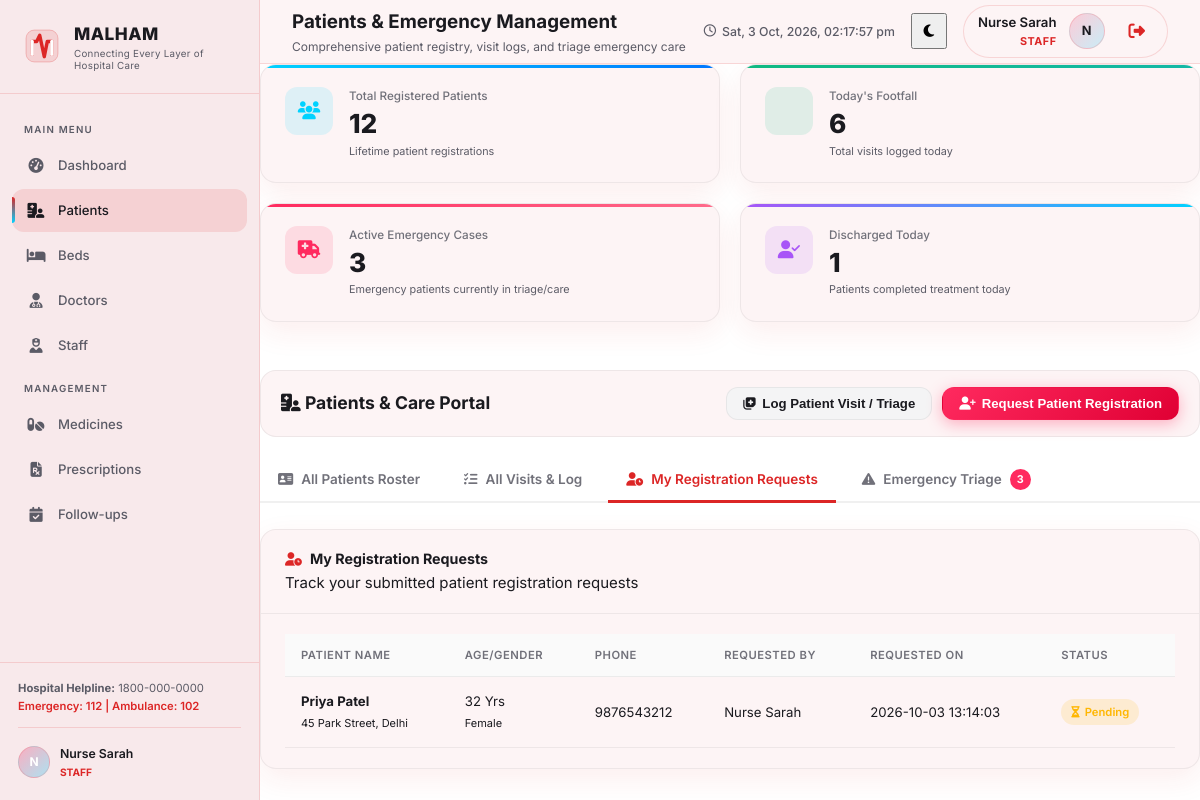
Before: /patients?tab=pending (signed in) with the older database file.
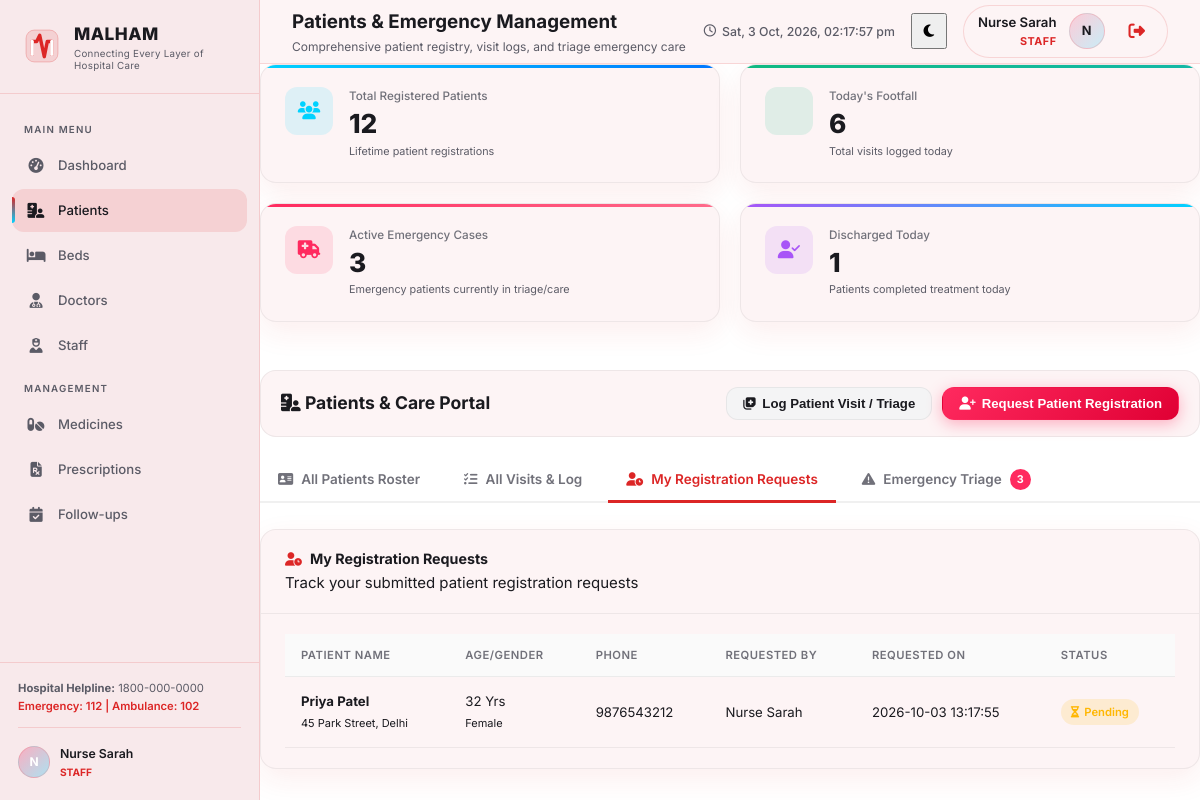
After: the same page with the newer database file.
### tables this page shows
CREATE TABLE patient_registrations (
            id                    INTEGER PRIMARY KEY AUTOINCREMENT,
            name                  TEXT NOT NULL,
            age                   INTEGER NOT NULL,
            gender                TEXT NOT NULL,
            phone                 TEXT,
            address               TEXT,
            blood_group           TEXT,
            requested_by_user_id  INTEGER NOT NULL,
            requested_on          TEXT DEFAULT (datetime('now', 'localtime')),
            status                TEXT DEFAULT 'pending',
            reviewed_by_user_id   INTEGER,
            reviewed_on           TEXT,
            reviewer_notes        TEXT,
            patient_id            INTEGER,
            FOREIGN KEY (requested_by_user_id) REFERENCES users(id),
            FOREIGN KEY (reviewed_by_user_id) REFERENCES users(id),
            FOREIGN KEY (patient_id) REFERENCES patients(id)
        );

CREATE TABLE users (
            id            INTEGER PRIMARY KEY AUTOINCREMENT,
            username      TEXT UNIQUE NOT NULL,
            password_hash TEXT NOT NULL,
            role          TEXT NOT NULL,              -- head_doctor / doctor / staff / patient
            display_name  TEXT NOT NULL,
            doctor_id     INTEGER,
            patient_id    INTEGER,
            staff_id      INTEGER,
            created_at    TEXT DEFAULT (datetime('now')),
            FOREIGN KEY (doctor_id)  REFERENCES doctors(id),
            FOREIGN KEY (patient_id) REFERENCES patients(id),
            FOREIGN KEY (staff_id)   REFERENCES staff_members(id)
        );

### app.py (the view)
@app.route("/patients")
@role_required('head_doctor', 'doctor', 'staff')
def patients():
    active_tab = request.args.get("tab", "patients")
    search_query = request.args.get("q", "").strip()
    visit_type_filter = request.args.get("visit_type", "").strip()
    status_filter = request.args.get("status", "").strip()
    triage_filter = request.args.get("triage", "").strip()
    today_date = datetime.now().strftime("%Y-%m-%d")
    total_patients_count = query_db("SELECT COUNT(*) AS c FROM patients", one=True)["c"]
    todays_footfall_count = query_db("SELECT COUNT(*) AS c FROM visits WHERE visit_date = ?", (today_date,), one=True)["c"]
    active_emergency_count = query_db("SELECT COUNT(*) AS c FROM visits WHERE visit_type = 'emergency' AND status != 'discharged'", one=True)["c"]
    discharged_today_count = query_db("SELECT COUNT(*) AS c FROM visits WHERE status = 'discharged' AND visit_date = ?", (today_date,), one=True)["c"]
    patients_sql = (
        "SELECT p.*, "
        "       COUNT(v.id) AS total_visits, "
        "       MAX(v.visit_date) AS last_visit_date "
        "FROM patients p "
        "LEFT JOIN visits v ON p.id = v.patient_id "
        "WHERE 1=1 "
    )
    p_params = []
    if search_query:
        patients_sql += "AND (p.name LIKE ? OR p.patient_code LIKE ? OR p.phone LIKE ? OR p.address LIKE ?) "
        term = f"%{search_query}%"
        p_params.extend([term, term, term, term])
    patients_sql += "GROUP BY p.id ORDER BY p.id DESC"
    patients_list = query_db(patients_sql, p_params)
    visits_sql = (
        "SELECT v.*, p.name AS patient_name, p.patient_code, p.phone, p.age, p.gender, "
        "       d.name AS doctor_name, d.specialization "
        "FROM visits v "
        "JOIN patients p ON v.patient_id = p.id "
        "LEFT JOIN doctors d ON v.doctor_id = d.id "
        "WHERE 1=1 "
    )
    v_params = []
    if search_query:
        visits_sql += "AND (p.name LIKE ? OR p.patient_code LIKE ? OR p.phone LIKE ? OR v.reason LIKE ?) "
        term = f"%{search_query}%"
        v_params.extend([term, term, term, term])
    if visit_type_filter:
        visits_sql += "AND v.visit_type = ? "
        v_params.append(visit_type_filter)
    if status_filter:
        visits_sql += "AND v.status = ? "
        v_params.append(status_filter)
    visits_sql += "ORDER BY v.visit_date DESC, v.id DESC"
    visits_list = query_db(visits_sql, v_params)
    emergency_sql = (
        "SELECT v.*, p.name AS patient_name, p.patient_code, p.age, p.gender, p.blood_group, p.phone, "
        "       d.name AS doctor_name "
        "FROM visits v "
        "JOIN patients p ON v.patient_id = p.id "
        "LEFT JOIN doctors d ON v.doctor_id = d.id "
        "WHERE v.visit_type = 'emergency' "
    )
    e_params = []
    if search_query:
        emergency_sql += "AND (p.name LIKE ? OR p.patient_code LIKE ? OR p.phone LIKE ? OR v.reason LIKE ?) "
        term = f"%{search_query}%"
        e_params.extend([term, term, term, term])
    if triage_filter:
        emergency_sql += "AND v.triage_level = ? "
        e_params.append(triage_filter)
    if status_filter:
        emergency_sql += "AND v.status = ? "
        e_params.append(status_filter)
    emergency_sql += "ORDER BY CASE v.triage_level WHEN 'critical' THEN 1 WHEN 'urgent' THEN 2 WHEN 'stable' THEN 3 ELSE 4 END, v.id DESC"
    emergency_list = query_db(emergency_sql, e_params)
    doctors_list = query_db("SELECT id, name, specialization FROM doctors ORDER BY name ASC")
    user = get_current_user()
    if user and user['role'] in ['head_doctor', 'doctor']:
        pending_registrations = query_db("""
            SELECT r.*, u.display_name AS requested_by_name
            FROM patient_registrations r
            JOIN users u ON r.requested_by_user_id = u.id
            ORDER BY CASE r.status WHEN 'pending' THEN 1 ELSE 2 END, r.id DESC
        """)
        pending_registrations_count = query_db("SELECT COUNT(*) AS c FROM patient_registrations WHERE status = 'pending'", one=True)["c"]
    else:
        user_id = user['id'] if user else 0
        pending_registrations = query_db("""
            SELECT r.*, u.display_name AS requested_by_name
            FROM patient_registrations r
            JOIN users u ON r.requested_by_user_id = u.id
            WHERE r.requested_by_user_id = ?
            ORDER BY CASE r.status WHEN 'pending' THEN 1 ELSE 2 END, r.id DESC
        """, [user_id])
        pending_registrations_count = 0
    return render_template(
        "patients.html",
        active_tab=active_tab,
        total_patients_count=total_patients_count,
        todays_footfall_count=todays_footfall_count,
        active_emergency_count=active_emergency_count,
        discharged_today_count=discharged_today_count,
        patients=patients_list,
        visits=visits_list,
        emergency_visits=emergency_list,
        doctors=doctors_list,
        pending_registrations=pending_registrations,
        pending_registrations_count=pending_registrations_count,
        search_query=search_query,
        visit_type_filter=visit_type_filter,
        status_filter=status_filter,
        triage_filter=triage_filter,
        today_date=today_date,
    )

### app.py (called while the page is built)
def get_current_user():
    user_id = session.get("user_id")
    if not user_id:
        return None
    conn = get_db_connection()
    user = conn.execute("SELECT * FROM users WHERE id = ?", (user_id,)).fetchone()
    conn.close()
    return user

@app.before_request
def require_login():
    endpoint = request.endpoint
    if endpoint in ('login', 'static') or (request.path and request.path.startswith('/static')):
        return None
    if 'user_id' not in session:
        return redirect(url_for('login'))
    g.user = get_current_user()
    if not g.user:
        session.clear()
        return redirect(url_for('login'))

@app.context_processor
def inject_globals():
    return dict(
        current_user=getattr(g, 'user', None),
        attendance_demo_mode=ATTENDANCE_DEMO_MODE
    )

def query_db(sql, args=(), one=False):
    conn = get_db_connection()
    rows = conn.execute(sql, args).fetchall()
    conn.close()
    result = [dict(row) for row in rows]
    return result[0] if one and result else result

### database.py (called while the page is built)
def get_db_connection():
    conn = sqlite3.connect(DATABASE)
    conn.row_factory = sqlite3.Row  # allows dict-like access to rows
    return conn

### templates/patients.html (shortened to what the changed rows need)
{% extends "base.html" %}
{% block content %}
<div class="patients-container">
    {% if active_tab == 'pending' %}
    <div class="tab-content animate-in">
        <div class="card">
            <div class="card-body p-0">
                {% if pending_registrations %}
                <table class="data-table">
                    <thead>
                        <tr>
                            <th>Patient Name</th>
                            <th>Age/Gender</th>
                            <th>Phone</th>
                            <th>Requested By</th>
                            <th>Requested On</th>
                            <th>Status</th>
                        </tr>
                    </thead>
                    <tbody>
                        {% for reg in pending_registrations %}
                        <tr>
                            <td>
                                <strong>{{ reg.name }}</strong>
                                <br><small class="text-muted">{{ reg.address or 'No Address' }}</small>
                            </td>
                            <td>{{ reg.age }} Yrs<br><small class="text-muted">{{ reg.gender }}</small></td>
                            <td>{{ reg.phone or 'N/A' }}</td>
                            <td>{{ reg.requested_by_name }}</td>
                            <td>{{ reg.requested_on }}</td>
                            <td>
                                <span class="badge-leave-status status-{{ reg.status }}">
                                    {% if reg.status == 'pending' %}
                                    <i class="fa-solid fa-hourglass-half"></i> Pending
                                    {% elif reg.status == 'approved' %}
                                    <i class="fa-solid fa-check"></i> Approved ({{ reg.patient_code }})
                                    {% else %}
                                    <i class="fa-solid fa-xmark"></i> Rejected
                                    {% endif %}
                                </span>
                            </td>
                        </tr>
                        {% endfor %}
                    </tbody>
                </table>
                {% else %}
                <div class="empty-state">
                    <i class="fa-solid fa-folder-open"></i>
                    <h3>No Pending Requests</h3>
                    <p>There are no patient registration requests pending your review.</p>
                </div>
                {% endif %}
            </div>
        </div>
    </div>
    {% endif %}
</div>
{% endblock %}

Changed rows visible on the page:
changed patient_registrations "Priya Patel": requested_on "2026-10-03 13:14:03" → "2026-10-03 13:17:55"
